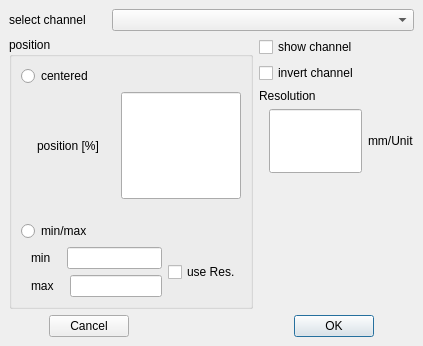
<ui version="4.0" >
 <author>Raphael Schneider (rasch@med1.med.tum.de)</author>
 <comment></comment>
 <exportmacro></exportmacro>
 <class>ch_optdlg_ui</class>
 <widget class="QDialog" name="ch_optdlg_ui" >
  <property name="geometry" >
   <rect>
    <x>0</x>
    <y>0</y>
    <width>423</width>
    <height>346</height>
   </rect>
  </property>
  <property name="sizePolicy" >
   <sizepolicy>
    <hsizetype>1</hsizetype>
    <vsizetype>1</vsizetype>
    <horstretch>0</horstretch>
    <verstretch>0</verstretch>
   </sizepolicy>
  </property>
  <property name="windowTitle" >
   <string>Set Channel Draw-Options</string>
  </property>
  <layout class="QGridLayout" >
   <property name="margin" >
    <number>9</number>
   </property>
   <property name="spacing" >
    <number>6</number>
   </property>
   <item row="0" column="0" >
    <layout class="QVBoxLayout" >
     <property name="margin" >
      <number>0</number>
     </property>
     <property name="spacing" >
      <number>6</number>
     </property>
     <item>
      <layout class="QHBoxLayout" >
       <property name="margin" >
        <number>0</number>
       </property>
       <property name="spacing" >
        <number>6</number>
       </property>
       <item>
        <widget class="QLabel" name="TextLabel1" >
         <property name="sizePolicy" >
          <sizepolicy>
           <hsizetype>1</hsizetype>
           <vsizetype>5</vsizetype>
           <horstretch>0</horstretch>
           <verstretch>0</verstretch>
          </sizepolicy>
         </property>
         <property name="frameShape" >
          <enum>QFrame::NoFrame</enum>
         </property>
         <property name="text" >
          <string>select channel</string>
         </property>
        </widget>
       </item>
       <item>
        <spacer>
         <property name="orientation" >
          <enum>Qt::Horizontal</enum>
         </property>
         <property name="sizeType" >
          <enum>QSizePolicy::Preferred</enum>
         </property>
         <property name="sizeHint" >
          <size>
           <width>20</width>
           <height>20</height>
          </size>
         </property>
        </spacer>
       </item>
       <item>
        <widget class="QComboBox" name="ch_list" >
         <property name="sizePolicy" >
          <sizepolicy>
           <hsizetype>3</hsizetype>
           <vsizetype>0</vsizetype>
           <horstretch>0</horstretch>
           <verstretch>0</verstretch>
          </sizepolicy>
         </property>
        </widget>
       </item>
      </layout>
     </item>
     <item>
      <layout class="QHBoxLayout" >
       <property name="margin" >
        <number>0</number>
       </property>
       <property name="spacing" >
        <number>6</number>
       </property>
       <item>
        <widget class="QGroupBox" name="groupBox" >
         <property name="title" >
          <string>position</string>
         </property>
         <layout class="QHBoxLayout" >
          <property name="margin" >
           <number>9</number>
          </property>
          <property name="spacing" >
           <number>6</number>
          </property>
          <item>
           <layout class="QVBoxLayout" >
            <property name="margin" >
             <number>0</number>
            </property>
            <property name="spacing" >
             <number>6</number>
            </property>
            <item>
             <layout class="QVBoxLayout" >
              <property name="margin" >
               <number>0</number>
              </property>
              <property name="spacing" >
               <number>6</number>
              </property>
              <item>
               <widget class="QRadioButton" name="pos_centered" >
                <property name="text" >
                 <string>centered</string>
                </property>
               </widget>
              </item>
              <item>
               <layout class="QHBoxLayout" >
                <property name="margin" >
                 <number>0</number>
                </property>
                <property name="spacing" >
                 <number>6</number>
                </property>
                <item>
                 <spacer>
                  <property name="orientation" >
                   <enum>Qt::Horizontal</enum>
                  </property>
                  <property name="sizeType" >
                   <enum>QSizePolicy::Minimum</enum>
                  </property>
                  <property name="sizeHint" >
                   <size>
                    <width>16</width>
                    <height>20</height>
                   </size>
                  </property>
                 </spacer>
                </item>
                <item>
                 <layout class="QHBoxLayout" >
                  <property name="margin" >
                   <number>0</number>
                  </property>
                  <property name="spacing" >
                   <number>6</number>
                  </property>
                  <item>
                   <widget class="QLabel" name="percent_text" >
                    <property name="text" >
                     <string>position [%]</string>
                    </property>
                   </widget>
                  </item>
                  <item>
                   <spacer>
                    <property name="orientation" >
                     <enum>Qt::Horizontal</enum>
                    </property>
                    <property name="sizeType" >
                     <enum>QSizePolicy::Minimum</enum>
                    </property>
                    <property name="sizeHint" >
                     <size>
                      <width>16</width>
                      <height>20</height>
                     </size>
                    </property>
                   </spacer>
                  </item>
                  <item>
                   <widget class="QLineEdit" name="percent" >
                    <property name="sizePolicy" >
                     <sizepolicy>
                      <hsizetype>7</hsizetype>
                      <vsizetype>1</vsizetype>
                      <horstretch>0</horstretch>
                      <verstretch>0</verstretch>
                     </sizepolicy>
                    </property>
                   </widget>
                  </item>
                 </layout>
                </item>
               </layout>
              </item>
             </layout>
            </item>
            <item>
             <spacer>
              <property name="orientation" >
               <enum>Qt::Vertical</enum>
              </property>
              <property name="sizeType" >
               <enum>QSizePolicy::Minimum</enum>
              </property>
              <property name="sizeHint" >
               <size>
                <width>20</width>
                <height>16</height>
               </size>
              </property>
             </spacer>
            </item>
            <item>
             <layout class="QVBoxLayout" >
              <property name="margin" >
               <number>0</number>
              </property>
              <property name="spacing" >
               <number>6</number>
              </property>
              <item>
               <widget class="QRadioButton" name="pos_minmax" >
                <property name="text" >
                 <string>min/max</string>
                </property>
               </widget>
              </item>
              <item>
               <layout class="QHBoxLayout" >
                <property name="margin" >
                 <number>0</number>
                </property>
                <property name="spacing" >
                 <number>6</number>
                </property>
                <item>
                 <spacer>
                  <property name="orientation" >
                   <enum>Qt::Horizontal</enum>
                  </property>
                  <property name="sizeType" >
                   <enum>QSizePolicy::Minimum</enum>
                  </property>
                  <property name="sizeHint" >
                   <size>
                    <width>10</width>
                    <height>20</height>
                   </size>
                  </property>
                 </spacer>
                </item>
                <item>
                 <layout class="QHBoxLayout" >
                  <property name="margin" >
                   <number>0</number>
                  </property>
                  <property name="spacing" >
                   <number>6</number>
                  </property>
                  <item>
                   <layout class="QVBoxLayout" >
                    <property name="margin" >
                     <number>0</number>
                    </property>
                    <property name="spacing" >
                     <number>6</number>
                    </property>
                    <item>
                     <layout class="QHBoxLayout" >
                      <property name="margin" >
                       <number>0</number>
                      </property>
                      <property name="spacing" >
                       <number>6</number>
                      </property>
                      <item>
                       <widget class="QLabel" name="min_text" >
                        <property name="text" >
                         <string>min</string>
                        </property>
                       </widget>
                      </item>
                      <item>
                       <spacer>
                        <property name="orientation" >
                         <enum>Qt::Horizontal</enum>
                        </property>
                        <property name="sizeType" >
                         <enum>QSizePolicy::Minimum</enum>
                        </property>
                        <property name="sizeHint" >
                         <size>
                          <width>10</width>
                          <height>20</height>
                         </size>
                        </property>
                       </spacer>
                      </item>
                      <item>
                       <widget class="QLineEdit" name="min" >
                        <property name="sizePolicy" >
                         <sizepolicy>
                          <hsizetype>7</hsizetype>
                          <vsizetype>1</vsizetype>
                          <horstretch>0</horstretch>
                          <verstretch>0</verstretch>
                         </sizepolicy>
                        </property>
                       </widget>
                      </item>
                     </layout>
                    </item>
                    <item>
                     <layout class="QHBoxLayout" >
                      <property name="margin" >
                       <number>0</number>
                      </property>
                      <property name="spacing" >
                       <number>6</number>
                      </property>
                      <item>
                       <widget class="QLabel" name="max_text" >
                        <property name="text" >
                         <string>max</string>
                        </property>
                       </widget>
                      </item>
                      <item>
                       <spacer>
                        <property name="orientation" >
                         <enum>Qt::Horizontal</enum>
                        </property>
                        <property name="sizeType" >
                         <enum>QSizePolicy::Minimum</enum>
                        </property>
                        <property name="sizeHint" >
                         <size>
                          <width>10</width>
                          <height>20</height>
                         </size>
                        </property>
                       </spacer>
                      </item>
                      <item>
                       <widget class="QLineEdit" name="max" >
                        <property name="sizePolicy" >
                         <sizepolicy>
                          <hsizetype>7</hsizetype>
                          <vsizetype>1</vsizetype>
                          <horstretch>0</horstretch>
                          <verstretch>0</verstretch>
                         </sizepolicy>
                        </property>
                       </widget>
                      </item>
                     </layout>
                    </item>
                   </layout>
                  </item>
                  <item>
                   <widget class="QCheckBox" name="use_res" >
                    <property name="text" >
                     <string>use Res.</string>
                    </property>
                   </widget>
                  </item>
                 </layout>
                </item>
               </layout>
              </item>
             </layout>
            </item>
           </layout>
          </item>
         </layout>
        </widget>
       </item>
       <item>
        <layout class="QVBoxLayout" >
         <property name="margin" >
          <number>0</number>
         </property>
         <property name="spacing" >
          <number>6</number>
         </property>
         <item>
          <layout class="QVBoxLayout" >
           <property name="margin" >
            <number>0</number>
           </property>
           <property name="spacing" >
            <number>6</number>
           </property>
           <item>
            <widget class="QCheckBox" name="show_ch" >
             <property name="text" >
              <string>show channel</string>
             </property>
            </widget>
           </item>
           <item>
            <widget class="QCheckBox" name="invert" >
             <property name="text" >
              <string>invert channel</string>
             </property>
            </widget>
           </item>
           <item>
            <widget class="QLabel" name="TextLabel5" >
             <property name="text" >
              <string>Resolution</string>
             </property>
            </widget>
           </item>
           <item>
            <layout class="QHBoxLayout" >
             <property name="margin" >
              <number>0</number>
             </property>
             <property name="spacing" >
              <number>6</number>
             </property>
             <item>
              <spacer>
               <property name="orientation" >
                <enum>Qt::Horizontal</enum>
               </property>
               <property name="sizeType" >
                <enum>QSizePolicy::Minimum</enum>
               </property>
               <property name="sizeHint" >
                <size>
                 <width>10</width>
                 <height>20</height>
                </size>
               </property>
              </spacer>
             </item>
             <item>
              <widget class="QLineEdit" name="resolution" >
               <property name="sizePolicy" >
                <sizepolicy>
                 <hsizetype>7</hsizetype>
                 <vsizetype>7</vsizetype>
                 <horstretch>0</horstretch>
                 <verstretch>0</verstretch>
                </sizepolicy>
               </property>
              </widget>
             </item>
             <item>
              <widget class="QLabel" name="resolution_text" >
               <property name="text" >
                <string>mm/Unit</string>
               </property>
              </widget>
             </item>
            </layout>
           </item>
          </layout>
         </item>
         <item>
          <spacer>
           <property name="orientation" >
            <enum>Qt::Vertical</enum>
           </property>
           <property name="sizeType" >
            <enum>QSizePolicy::Expanding</enum>
           </property>
           <property name="sizeHint" >
            <size>
             <width>20</width>
             <height>40</height>
            </size>
           </property>
          </spacer>
         </item>
        </layout>
       </item>
      </layout>
     </item>
     <item>
      <layout class="QHBoxLayout" >
       <property name="margin" >
        <number>0</number>
       </property>
       <property name="spacing" >
        <number>6</number>
       </property>
       <item>
        <spacer>
         <property name="orientation" >
          <enum>Qt::Horizontal</enum>
         </property>
         <property name="sizeType" >
          <enum>QSizePolicy::Expanding</enum>
         </property>
         <property name="sizeHint" >
          <size>
           <width>40</width>
           <height>20</height>
          </size>
         </property>
        </spacer>
       </item>
       <item>
        <layout class="QHBoxLayout" >
         <property name="margin" >
          <number>0</number>
         </property>
         <property name="spacing" >
          <number>6</number>
         </property>
         <item>
          <widget class="QPushButton" name="cancel_btn" >
           <property name="text" >
            <string>Cancel</string>
           </property>
          </widget>
         </item>
         <item>
          <spacer>
           <property name="orientation" >
            <enum>Qt::Horizontal</enum>
           </property>
           <property name="sizeType" >
            <enum>QSizePolicy::Expanding</enum>
           </property>
           <property name="sizeHint" >
            <size>
             <width>160</width>
             <height>20</height>
            </size>
           </property>
          </spacer>
         </item>
         <item>
          <widget class="QPushButton" name="ok_btn" >
           <property name="text" >
            <string>OK</string>
           </property>
           <property name="default" >
            <bool>true</bool>
           </property>
          </widget>
         </item>
        </layout>
       </item>
       <item>
        <spacer>
         <property name="orientation" >
          <enum>Qt::Horizontal</enum>
         </property>
         <property name="sizeType" >
          <enum>QSizePolicy::Expanding</enum>
         </property>
         <property name="sizeHint" >
          <size>
           <width>40</width>
           <height>20</height>
          </size>
         </property>
        </spacer>
       </item>
      </layout>
     </item>
    </layout>
   </item>
  </layout>
 </widget>
 <layoutdefault spacing="6" margin="11" />
 <pixmapfunction>qPixmapFromMimeSource</pixmapfunction>
 <tabstops>
  <tabstop>ch_list</tabstop>
  <tabstop>pos_centered</tabstop>
  <tabstop>percent</tabstop>
  <tabstop>pos_minmax</tabstop>
  <tabstop>min</tabstop>
  <tabstop>max</tabstop>
  <tabstop>use_res</tabstop>
  <tabstop>show_ch</tabstop>
  <tabstop>invert</tabstop>
  <tabstop>resolution</tabstop>
 </tabstops>
 <resources/>
 <connections/>
</ui>
